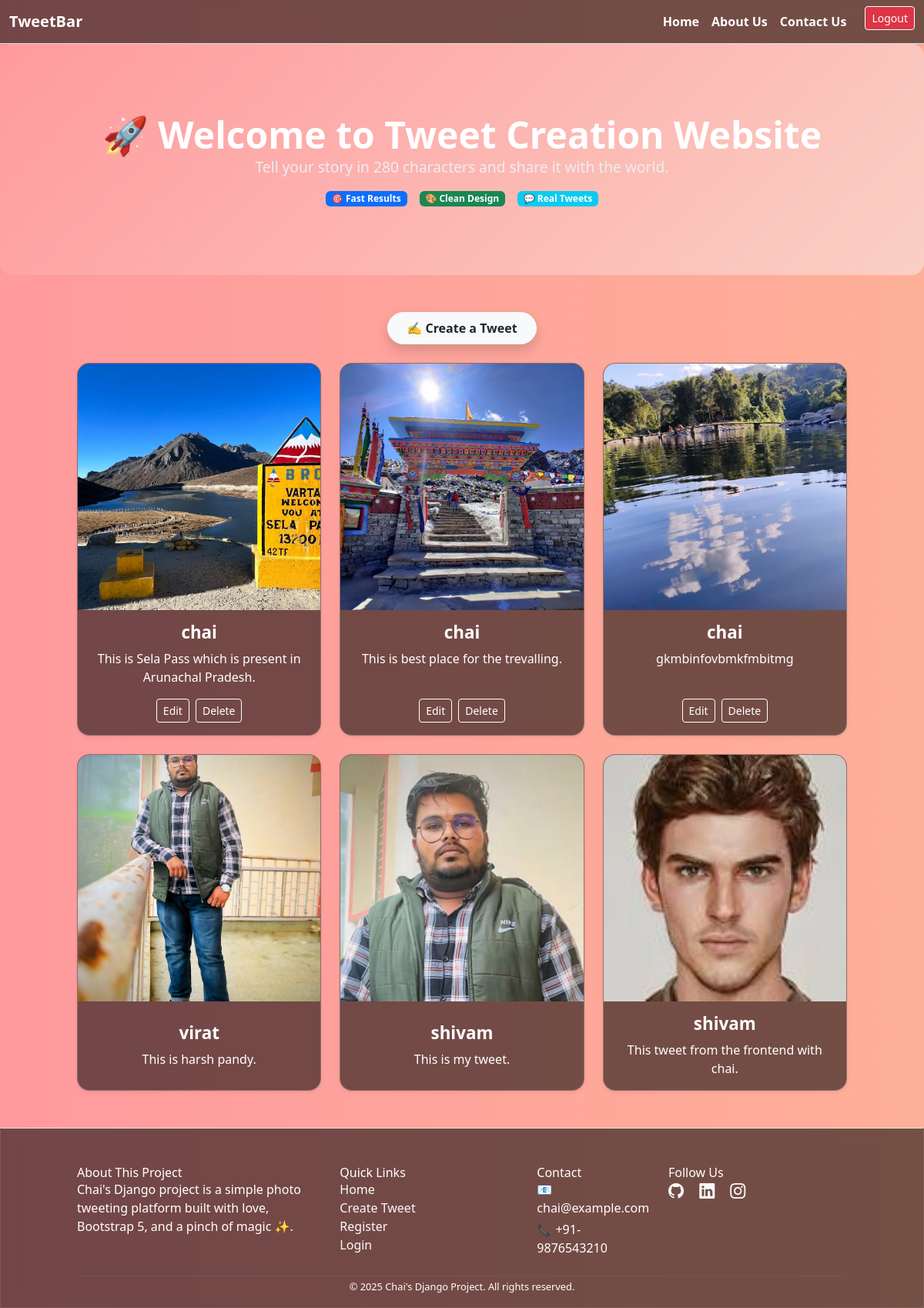
Screenshot of /tweet/ (signed in) with the database file from the repository.
### tweet/models.py (models this page shows, shortened)
class Tweet(models.Model):
    user = models.ForeignKey(User, on_delete=models.CASCADE)
    text = models.TextField(max_length=240)
    photo = models.ImageField(upload_to='photos/',blank=True, null=True)
    created_at = models.DateTimeField(auto_now_add=True)
    updated_at = models.DateTimeField(auto_now=True)

### tweet/views.py (the view)
# urls.py: path("", views.tweet_list, name='tweet_list'),
def tweet_list(request):
    tweets = Tweet.objects.all().order_by('-created_at')
    return render(request,'tweet_list.html',{'tweets':tweets})

### tweet/templates/tweet_list.html (shortened to what this page needs)
{% extends "layout.html" %}
{% block content %}
<div class="hero-section fade-in">
    <h1 class="hero-title">🚀 Welcome to Tweet Creation Website</h1>
    <p class="hero-subtitle">Tell your story in 280 characters and share it with the world.</p>
    <div class="d-flex justify-content-center gap-3 mt-3">
        <span class="badge bg-primary">🎯 Fast Results</span>
        <span class="badge bg-success">🎨 Clean Design</span>
        <span class="badge bg-info">💬 Real Tweets</span>
    </div>
</div>
<div class="container mt-5 mb-5 fade-in">
    <div class="d-flex justify-content-center mb-4">
        <a class="btn btn-light text-dark fw-bold px-4 py-2 rounded-pill shadow" href="{% url 'tweet_create' %}">
            ✍️ Create a Tweet
        </a>
    </div>
    {% if tweets %}
        <div class="row row-cols-1 row-cols-md-2 row-cols-lg-3 g-4">
            {% for tweet in tweets %}
                <div class="col">
                    <div class="card tweet-card shadow-sm h-100">
                        <img src="{{ tweet.photo.url }}" class="tweet-img" alt="Tweet Image">
                        <div class="card-body">
                            <h5 class="card-title">{{ tweet.user.username }}</h5>
                            <p class="card-text">{{ tweet.text }}</p>
                            {% if tweet.user == user %}
                                <div class="d-flex justify-content-center gap-2 mt-auto">
                                    <a href="{% url 'tweet_edit' tweet.id %}" class="btn btn-sm btn-outline-primary">Edit</a>
                                    <a href="{% url 'tweet_delete' tweet.id %}" class="btn btn-sm btn-outline-danger">Delete</a>
                                </div>
                            {% endif %}
                        </div>
                    </div>
                </div>
            {% endfor %}
        </div>
    {% else %}
        <p class="text-center text-light mt-5">No tweets available yet. Be the first to create one!</p>
    {% endif %}
</div>
{% endblock %}

### templates/layout.html (style rules this page uses)
body { min-height: 100vh; margin: 0; background: linear-gradient(270deg, #ff9a9e, #fad0c4, #fbc2eb, #a18cd1, #8ec5fc, #e0c3fc, #fccb90, #ff9a9e ); background-size: 1600% 1600%; animation: gradientFlow 30s ease infinite; font-family: 'Segoe UI', sans-serif; color: #ffffff; }
footer, .card-title, .card-text { color: #ffffff !important; }
a { color: #ffe4f6; transition: color 0.3s ease; }

### tweet/templates/tweet_list.html (style rules this page uses)
.hero-section { position: relative; width: 100%; min-height: 300px; background-image: linear-gradient(135deg, #ff9a9e 0%, #fad0c4 100%); background-size: cover; background-position: center; background-repeat: no-repeat; display: flex; flex-direction: column; justify-content: center; align-items: center; text-align: center; padding: 4rem 1rem; border-radius: 1rem; overflow: hidden; color: #fff; }
.hero-title { font-size: 3rem; font-weight: bold; }
.hero-subtitle { font-size: 1.2rem; color: #eee; }
.tweet-card { height: 550px; transition: transform 0.3s ease, box-shadow 0.3s ease; border-radius: 1rem; overflow: hidden; border: 1px solid rgba(255, 255, 255, 0.2); background: rgba(0, 0, 0, 0.55); backdrop-filter: blur(10px); display: flex; flex-direction: column; }
.tweet-img { height: 320px; width: 100%; object-fit: cover; }
.card-body { flex: 1; display: flex; flex-direction: column; justify-content: center; align-items: center; text-align: center; padding: 1rem; }
.card-title { font-size: 1.4rem; font-weight: 600; color: #fff; margin-bottom: 0.5rem; }
.card-text { font-size: 1rem; color: #ddd; margin-bottom: 1rem; }
.fade-in { animation: fadeIn 1s ease-in-out both; }
.btn-outline-primary, .btn-outline-danger { color: #fff; border-color: #fff; }

### rows the page displays
Tweet: photo (picture), user.username "chai", text "This is Sela Pass which is present in Arunachal Pradesh.", shows "Edit"
Tweet: photo (picture), user.username "chai", text "This is best place for the trevalling.", shows "Edit"
Tweet: photo (picture), user.username "chai", text "gkmbinfovbmkfmbitmg", shows "Edit"
Tweet: photo (picture), user.username "virat", text "This is harsh pandy."
Tweet: photo (picture), user.username "shivam", text "This is my tweet."
Tweet: photo (picture), user.username "shivam", text "This tweet from the frontend with chai."

### other values shown
{{ year|default:"2025" }} "2025"
